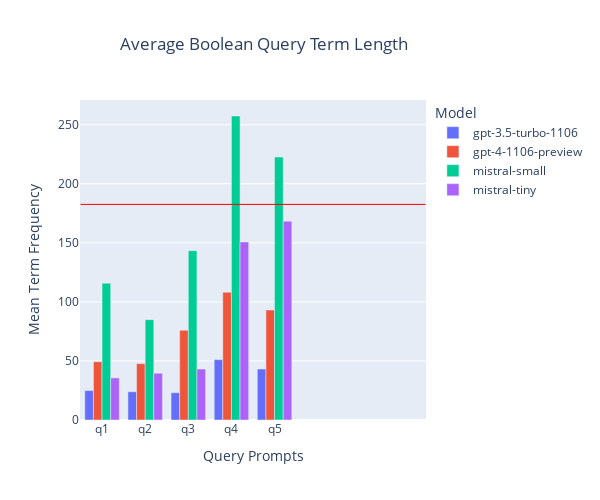

Notebook code for this chart:
### Code cell
#melted_df = pd.melt(seed_df, id_vars=['model'], value_vars=['q1_answer_term_len', 'q2_answer_term_len', 'q3_answer_term_len', 'q4_answer_term_len', 'q5_answer_term_len', 'guided_query_answer_term_len', 'related_q4_answer_term_len', 'related_q5_answer_term_len'],
#                    var_name='query', value_name='operator')
melted_df = pd.melt(seed_df, id_vars=['model'], value_vars=['q1_answer_term_len', 'q2_answer_term_len', 'q3_answer_term_len', 'q4_answer_term_len', 'q5_answer_term_len'],
                    var_name='query', value_name='operator')

# Group by 'model' and sum the answers for each question
summed_df = melted_df.groupby(['model', 'query']).mean().reset_index()
summed_df['query'] = summed_df['query'].apply(lambda x: x.rstrip("_answer_term_len"))

#custom_labels = {'q1_answer_term_len': 'q1', 'q2_answer_term_len': 'q2', 'q3_answer_term_len': 'q3', 'q4_answer_term_len': 'q4', 'q5_answer_term_len': 'q5', 'guided_query_term_len': 'guided query'}
#custom_labels = ['q1','q2','q3','q4','q5','guided_query']

fig = px.bar(summed_df, x='query', y='operator', color='model',
             title='Average Boolean Query Term Length',
             labels={'query': 'Query Prompts', 'operator': 'Mean Term Frequency', 'model': 'Model'},
     )

fig.add_shape(type="line",
    x0=-0.5, y0=182.5, x1=7.5, y1=182.5,
    line=dict(color="Red",width=1)
)
# Customize layout if needed
fig.update_layout(barmode='group', xaxis={'type': 'category'}, width=600, height=500, title_x=0.2)

# Show the plot
fig.show()

### Figure 1 — Plotly figure (JSON) as saved in the notebook; plotly's stock layout.template omitted (floating-point values rounded to 4 significant figures)
{"data": [{"alignmentgroup": "True", "hovertemplate": "Model=gpt-3.5-turbo-1106<br>Query Prompts=%{x}<br>Mean Term Frequency=%{y}<extra></extra>", "legendgroup": "gpt-3.5-turbo-1106", "marker": {"color": "#636efa", "pattern": {"shape": ""}}, "name": "gpt-3.5-turbo-1106", "offsetgroup": "gpt-3.5-turbo-1106", "orientation": "v", "showlegend": true, "textposition": "auto", "type": "bar", "x": ["q1", "q2", "q3", "q4", "q5"], "xaxis": "x", "y": [24.91, 23.9, 23.12, 51.06, 43.16], "yaxis": "y"}, {"alignmentgroup": "True", "hovertemplate": "Model=gpt-4-1106-preview<br>Query Prompts=%{x}<br>Mean Term Frequency=%{y}<extra></extra>", "legendgroup": "gpt-4-1106-preview", "marker": {"color": "#EF553B", "pattern": {"shape": ""}}, "name": "gpt-4-1106-preview", "offsetgroup": "gpt-4-1106-preview", "orientation": "v", "showlegend": true, "textposition": "auto", "type": "bar", "x": ["q1", "q2", "q3", "q4", "q5"], "xaxis": "x", "y": [49.33, 47.67, 75.97, 108.1, 93.16], "yaxis": "y"}, {"alignmentgroup": "True", "hovertemplate": "Model=mistral-small<br>Query Prompts=%{x}<br>Mean Term Frequency=%{y}<extra></extra>", "legendgroup": "mistral-small", "marker": {"color": "#00cc96", "pattern": {"shape": ""}}, "name": "mistral-small", "offsetgroup": "mistral-small", "orientation": "v", "showlegend": true, "textposition": "auto", "type": "bar", "x": ["q1", "q2", "q3", "q4", "q5"], "xaxis": "x", "y": [115.8, 84.97, 143.3, 257.3, 222.6], "yaxis": "y"}, {"alignmentgroup": "True", "hovertemplate": "Model=mistral-tiny<br>Query Prompts=%{x}<br>Mean Term Frequency=%{y}<extra></extra>", "legendgroup": "mistral-tiny", "marker": {"color": "#ab63fa", "pattern": {"shape": ""}}, "name": "mistral-tiny", "offsetgroup": "mistral-tiny", "orientation": "v", "showlegend": true, "textposition": "auto", "type": "bar", "x": ["q1", "q2", "q3", "q4", "q5"], "xaxis": "x", "y": [35.62, 39.61, 43.15, 150.7, 168.3], "yaxis": "y"}], "layout": {"barmode": "group", "height": 500, "legend": {"title": {"text": "Model"}, "tracegroupgap": 0}, "shapes": [{"line": {"color": "Red", "width": 1}, "type": "line", "x0": -0.5, "x1": 7.5, "y0": 182.5, "y1": 182.5}], "title": {"text": "Average Boolean Query Term Length", "x": 0.2}, "width": 600, "xaxis": {"anchor": "y", "autorange": true, "domain": [0, 1], "range": [-0.5114, 7.511], "title": {"text": "Query Prompts"}, "type": "category"}, "yaxis": {"anchor": "x", "autorange": true, "domain": [0, 1], "range": [0, 270.9], "title": {"text": "Mean Term Frequency"}, "type": "linear"}}}
